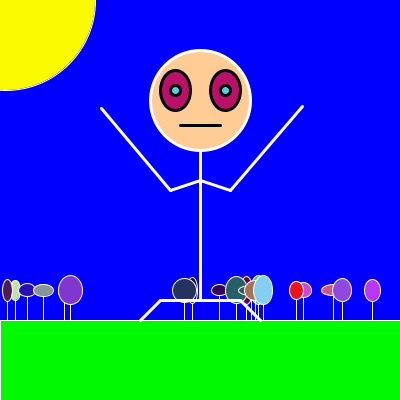
Frame 1 (no input)
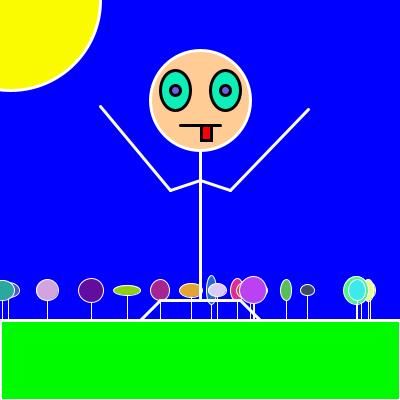
Frame 2 (the mouse pressed at the canvas centre, redrawn once)

The Processing sketch that drew these frames (run headless with seeded random() and noise(); the mouse was pressed at the canvas centre and the sketch redrawn once):

// Processing sketch: processing_113321
// ── processing_113321.pde

Guy guy; 
Flower flower;
Timer timer;
Rain[] rains;


int totalRain = 0;

int[] flowers = new int[20];

color backRGB = color (0, 0, 255);    //background color and initializing for sun drawing
int sunX = 0;
int sunY = 0;
int sunSpeed = 5;

boolean cloud = false;

void setup() 
{
  size (400, 400);
  smooth();
  noStroke();
  noLoop();
  frameRate(25);

  timer = new Timer(1500);  // every 1.5 seconds, lightning strikes
  timer.start();        // start the timer

  guy = new Guy();
  flower = new Flower();
  rains = new Rain[1000];
}
void draw() 
{

  background (backRGB);  //changing blue background
  stroke(255);

  grass();


  if (cloud) {    // if the clouds are present do the following

    background(0);              //set cloud mode background

    if (key == 'r') {  //array of rain drops falling from clouds

      rains[totalRain] = new Rain();    //initialization and incrementation
      totalRain++;

      if (totalRain >= rains.length) {    //restarting the array after all variables passed through
        totalRain = 0;
      }
      for (int i=0; i  < totalRain; i++) {   //let's see that rain
        rains[i].display();
        rains[i].move();
      }
    }

    if (timer.isFinished()) {            // lets see some lightning
      lightning();
      timer.start();
    }
    grass();
    clouds();                    // that other good stuff
    guy.display();
    mouth();
  }
  else {        //do the other stuff if no clouds
    bouncingSun();
    flower.display();
    guy.display();
    mouth();
    if (key == 'f') {           //if f is pressed, guy will pop up on the side dependent on the timer
      if (timer.isFinished()) {
        stroke(255);
        rotate(radians(45));
        guy.display();
        mouth();
        timer.start();
      }
    }
  }
}

void grass()
{
  stroke(255);
  rectMode(CORNER); //grass
  fill(0, 250, 0);
  rect(0, 320, 400, 80);
}   

void clouds()
{
  stroke(255);        //clouds
  fill(180);
  ellipse(70, 30, 100, 50);
  ellipse(140, 30, 100, 50);
  ellipse(250, 30, 100, 50);
  ellipse(320, 30, 100, 50);
}

void bouncingSun()
{
  stroke(255);
  fill (250, 250, 0);      //sun
  sunX = sunX + sunSpeed;

  if ((sunX > width) || (sunX < 0)) {    //bouncing sun

    sunSpeed = sunSpeed * -1;
    backRGB = backRGB + 60;
  }
  ellipse (sunX, sunY, 180, 180);
}

void keyPressed()  //different modes
{
  if (key == ' ') {  //if space is pressed, loop !!
    loop();
    //    redraw();
  } 
  else if (key == 'c') {  //if c is pressed, draw the cloud mode
    cloud = !cloud;
    redraw();
  }
}

class Flower {
  
  
  void display() {
    
    //random flowers
    for (int i = 0; i < flowers.length; i++) {
      flowers[i] = flowers[i];

      int flowersX= (int) random(0, 400);  
      int flowersY= 320;
      int flowerWidth = (int) random (10, 30);
      int flowerHeight = (int) random (10, 30);
      int flowerR = (int) random(255);
      int flowerG = (int) random(255);
      int flowerB = (int) random(255);
      int flowerA = (int) random(100);
      strokeWeight(1);
      line (flowersX, flowersY, flowersX, 290);
      fill(flowerR, flowerG, flowerB);
      ellipse(flowersX, 290, flowerWidth, flowerHeight);
    }
  }
}

class Guy {
  void display() {

    strokeWeight(3);
    line(160, 300, 240, 300); //legs
    line(240, 300, 260, 320); //right
    line(160, 300, 140, 320); //left

    int leftarmX = (int) random(100, 110);  //left arm
    int leftarmY = (int) random(100, 110);
    line(200, 180, 170, 190); 
    line(170, 190, leftarmX, leftarmY);

    int rightarmX = (int) random(300, 310);  //right arm
    int rightarmY = (int) random(100, 110);
    line(200, 180, 230, 190); //right arm
    line(230, 190, rightarmX, rightarmY);

    stroke(255);              //body
    line(200, 150, 200, 300); 

    stroke(255);                  //head
    strokeWeight(3);
    fill(255, 204, 150);              
    ellipse(200, 100, 100, 100);

    stroke(0);                          //eyes
    float eyeR = random(255);
    float eyeG = random(255);
    float eyeB = random(255);
    fill(eyeR, eyeG, eyeB);           
    ellipse(225, 90, 30, 40);
    ellipse(175, 90, 30, 40);
    float eyeR2 = random(255);          //pupils
    float eyeG2 = random(255);
    float eyeB2 = random(255);
    fill(eyeR2, eyeG2, eyeB2);          
    ellipse (175, 90, 10, 10);
    ellipse (225, 90, 10, 10);
  }
}
void mouth() {
  strokeWeight(3);       //mouth
  line(180, 125, 220, 125);
  fill(250, 0, 0);
  rectMode(CORNER);
  if (mousePressed == true) {    // if LMB then tongue will move randomly
    rect(random(180,210), 125, 10, 15);
  }
}

void lightning(){ 
  int x = (int) random(50,350); //initialize x start
  int x1 = 50;          //initialize x end
  int y = 55;          //initialize y start
  int y2 = 55;          //initialize y end
 
  
  while (y2 < 350 ) {        // loop the line and make it look like lightning!!            
    x1 = (x-50) + (int) random(80);    // the direction of the lines
    stroke (253,208,35);
    line (x, y, x1, y2);
    y=y2;   
    y2 += (int) random(50);   
    x = x1;   
  }
}

class Rain {

  float x;        //initialize x position
  float y;        //initialize y position
  float ySpeed;   //initialize drop speed
  color c;        //initialize color
  float r;        //initialize size


  Rain()        //values 
  {
    r = 5;
    x = random (50,350);
    y = 55;
    ySpeed = random(1, 5);
    c = color(0, 50, 255);
  }

  void move() {          //falling rain and speed 
    y += ySpeed;
  }

  boolean reachedGrass() {

    if (y > 330) {        //if the rain hits the grass then it stops
      return true;
    } 
    else {
      return false;
    }
  }

  void display() {

    fill (c);
    for (int i = 2 ; i < r ; i++) {        //cool raindrops made of multiple circles
    noStroke();
    ellipse(x, y+i*4, i*2, i*2);
    }
  }
}
class Timer {

  int startTime;      // start timer for lightning
  int endTime;       // how long until lightning strikes

  Timer(int tempEndTime) {
    endTime = tempEndTime;
  }

  void start() {
    startTime = millis();
  }

  boolean isFinished() {
    int passedTime = millis() - startTime;
    if (passedTime > endTime) {
      return true;
    } 
    else {
      return false;
    }
  }
}
